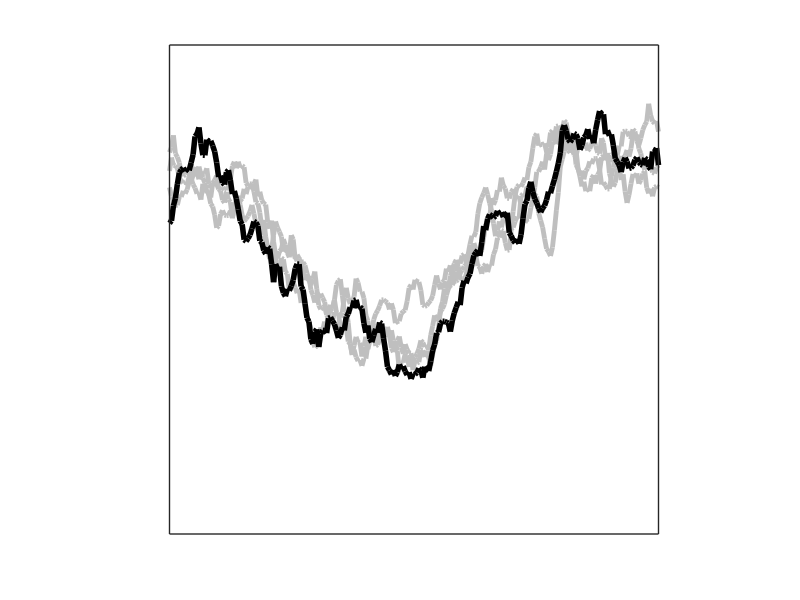
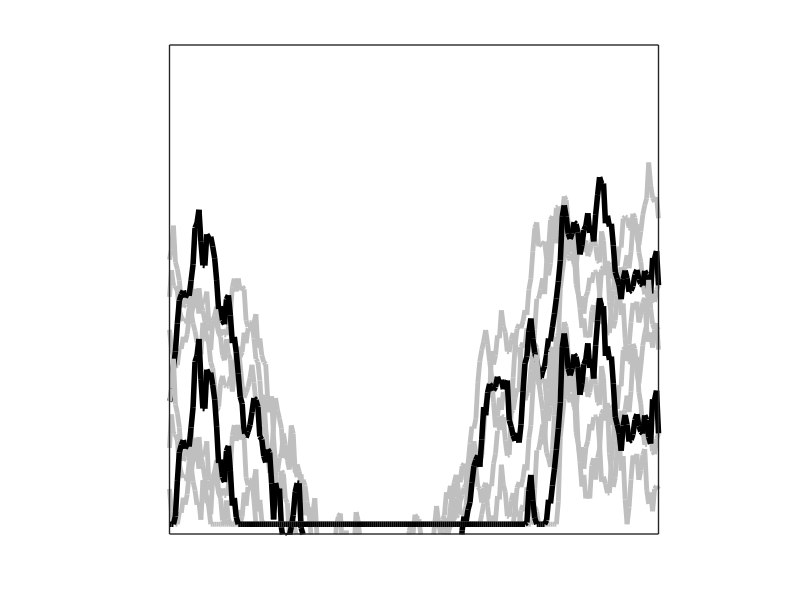

These charts were generated, in order, by the following MATLAB code:
% script for generating part of Fig. 1
% MP and FR illustrations for cell N (trials and their mean)
close all
clearvars
set(gcf,'color','white')
seeds = [1030,1008,1015,1000];
K = length(seeds); % number_of_trials
lws = 1; % square box linewidth
lwb = 4; % black linewidth
lwg = 3.5; % grey linewidth
lambda = 1; % wavelength (unit of time period)
cycles = 1.2; % number of cycles
L = 250; % length of time vector
time = linspace(0,cycles*lambda,L);
AC = .5; % amplitude
maxy = 1.25;
phi = -30; % phase
DC = .2; 
Y = DC+AC*sin(2*pi*time/lambda+phi);
noise = .5;
trials = repmat(Y,K,1);
kernel_sigma = .025;
for k = K:-1:1
    rng(seeds(k));
    trials(k,:) = trials(k,:)+noise*randn(1,L);
    for i = 1:L
        KERNEL = exp(-(time-time(i)).^2/kernel_sigma^2/2);
        KERNEL = KERNEL/sum(KERNEL);
        trials(k,i) = sum(KERNEL.*trials(k,:));
    end
    if k == 1
        lcolor = [0 0 0];
        lwidth = lwb; 
    else
        lcolor = [.75 .75 .75];
        lwidth = lwg;
    end  
    plot(time,trials(k,:),'color',lcolor,'linewidth',lwidth)
    hold on
end
ylim([-maxy,maxy])
axis square
set(gca,'xtick',[],'ytick',[],'linewidth',lws,'layer','top')
cd(fileparts(which(mfilename)));
saveas(gcf,'trials2_MP.pdf');
close all
set(gcf,'color','white')
threshold = DC+0.25;
rates = trials-threshold;
rates(rates<0) = 0;
epsilon = .025;
factor = 1.25;
for k = K:-1:1
    if k == 1
        lcolor = [0 0 0];
        lwidth = lwb; 
    else
        lcolor = [.75 .75 .75];
        lwidth = lwg;
    end  
    plot(time,epsilon+factor*rates(k,:),'color',lcolor,'linewidth',lwidth)
    hold on
end
ylim([0,maxy])
axis square
set(gca,'xtick',[],'ytick',[],'linewidth',lws,'layer','top')
saveas(gcf,'trials2_FR.pdf');